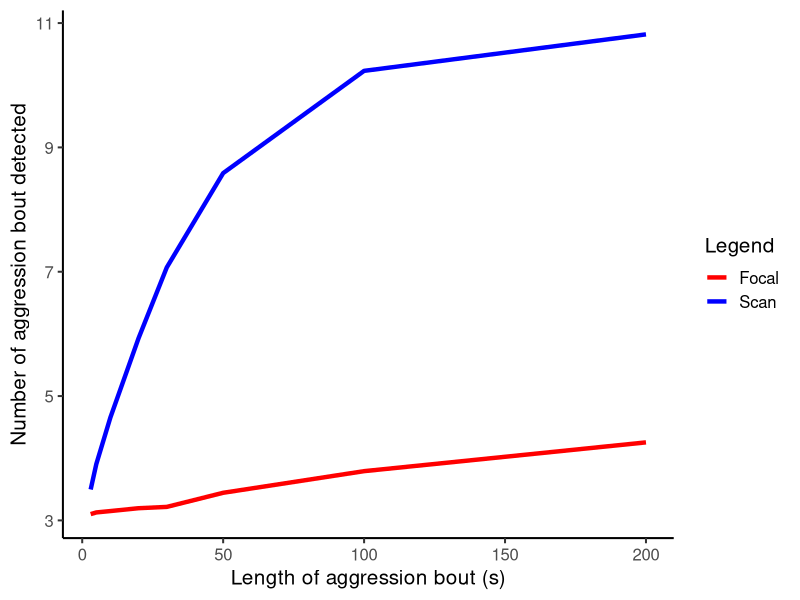

The R script that drew this image:
#Simulating ability to detect short aggression bouts in scans vs. focals
#Testing the how focal sampling vs scan sampling can capture short aggressive bouts/actions

#NOTE: median # scan observations per day in 2018 is 300
#median # focals in a day pre-hurricane is 20
library(ggplot2)

#Set parameters
n_simulations = 1000
n_hours = 7 #number of hours in the day
time_in_s = n_hours*60*60 #number of seconds in a day
n_agg_events = 10 #number of aggressive events in the day
event_duration = c(3, 5, 10, 20, 30, 50, 100, 200) #aggression event duration in sec
focal_duration_hrs = 1/12 #time of focal in hours (i.e. 10min)
focal_duration_s = focal_duration_hrs*3600 #focal duration in seconds
n_focals = 20 # number of focals in a day
total_focal_h = n_focals*focal_duration_hrs #focal observation time in hours
total_focal_s = n_focals*focal_duration_s #focal observation time in seconds

scan_duration = 10 #duration of a scan observations in sec 
num_scans = total_focal_s/scan_duration #equivalent # scans than the focal hours observed 

#initiate # of aggressive events caught during focals and scans
num_agg_events_focal=matrix(0,length(event_duration), n_simulations) #focals
num_agg_events_scan=matrix(0,length(event_duration), n_simulations) #scans
i=1

for (dur in 1:length(event_duration)){
  for (i in 1:n_simulations){ #for all simulation iterations
    
    #randomly assign mid-point of aggressive events, focal follows and scans during the day
    event_times = sample((event_duration[dur]):(time_in_s-event_duration[dur]), n_agg_events) #aggressive events
    focal_times = sample((focal_duration_s):(time_in_s-focal_duration_s), n_focals) #focal follows
    scan_times = sample((scan_duration):(time_in_s-round(scan_duration)), num_scans) #scans
    
    #Assign time around mid-point according to set duration
    aggression = numeric(time_in_s); 
    for (e in 1:length(event_times)){ #for all aggression events
      aggression[(event_times[e]-event_duration[dur]/2+1):(event_times[e]+event_duration[dur]/2)]=e
    }
    
    focals=numeric(time_in_s); 
    for (f in 1:length(focal_times)){ #for all focals
      focals[(focal_times[f]-focal_duration_s/2+1):(focal_times[f]+focal_duration_s/2)]=f
    }
    
    scans=numeric(time_in_s)
    for (s in 1:length(scan_times)){ #for all scans
      scans[(scan_times[s]-scan_duration/2+1):(scan_times[s]+scan_duration/2)]=s
    }
    
    #Extract unique number of aggressive events caught during focals and scans
    num_agg_events_focal[dur,i] = length(unique(aggression[focals!=0]))
    num_agg_events_scan[dur,i] = length(unique(aggression[scans!=0]))
  }
}

#Plot data
focal_mean = rowMeans(num_agg_events_focal) #mean number of unique aggression events captured during focals
scan_mean = rowMeans(num_agg_events_scan) #mean number of unique aggression events captured during scans
x<-event_duration
df<-data.frame(x,focal_mean, scan_mean)

colors <- c("Scan" = "blue", "Focal" = "red")
ggplot(df, aes(x))+                  # basic graphical object
  geom_line(aes(y=focal_mean, color = "Focal"), size = 1.5) +  # first layer
  geom_line(aes(y=scan_mean, color = "Scan"), size = 1.5) + # second layer
  labs(x = 'Length of aggression bout (s)',
       y = 'Number of aggression bout detected',
       color="Legend")+scale_color_manual(values=colors)+
  theme_classic(base_size = 15)
